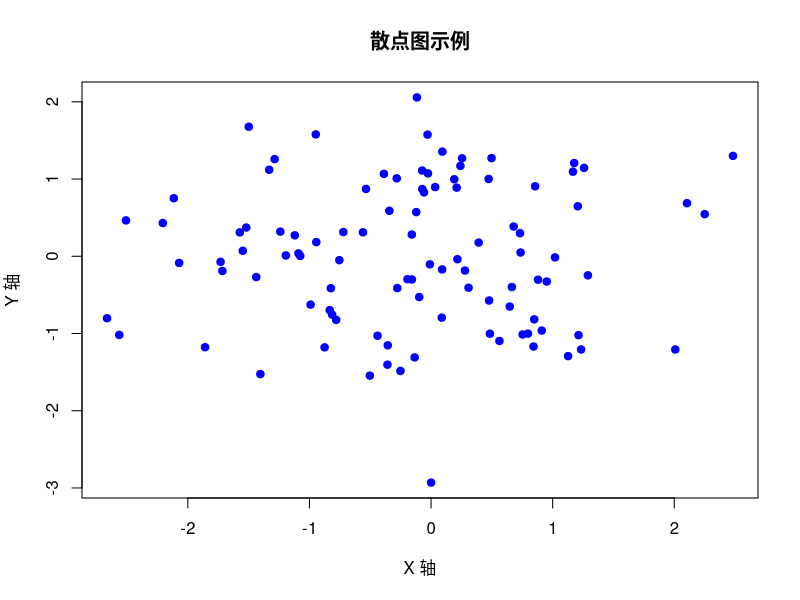

Write R code to recreate this figure.
# 创建一个数据框
df <- data.frame(
  x = rnorm(100),  # 生成100个正态分布的随机数
  y = rnorm(100)   # 生成100个正态分布的随机数
)

# 使用 base R 绘制散点图
dev.new()
plot(df$x, df$y, 
     main = "散点图示例", 
     xlab = "X 轴", 
     ylab = "Y 轴", 
     col = "blue", 
     pch = 19)

# 显示 ggplot 图形
print(plot)
#阿克萨科

